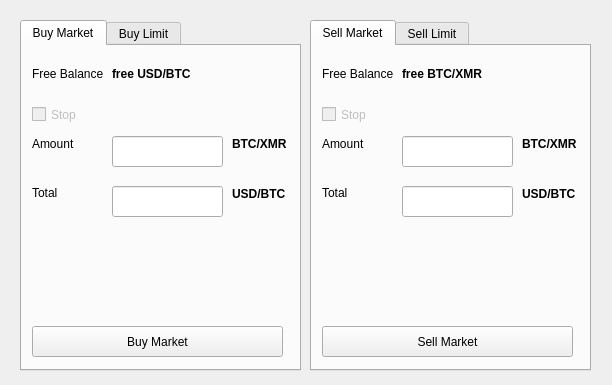
<?xml version="1.0" encoding="UTF-8"?>
<ui version="4.0">
 <class>Dialog</class>
 <widget class="QDialog" name="Dialog">
  <property name="geometry">
   <rect>
    <x>0</x>
    <y>0</y>
    <width>612</width>
    <height>385</height>
   </rect>
  </property>
  <property name="windowTitle">
   <string>Trade &lt;COIN&gt;</string>
  </property>
  <widget class="QTabWidget" name="tabBuy">
   <property name="geometry">
    <rect>
     <x>20</x>
     <y>20</y>
     <width>281</width>
     <height>351</height>
    </rect>
   </property>
   <property name="currentIndex">
    <number>0</number>
   </property>
   <widget class="QWidget" name="tabBuyMarket">
    <attribute name="title">
     <string>Buy Market</string>
    </attribute>
    <widget class="QLabel" name="label_29">
     <property name="geometry">
      <rect>
       <x>210</x>
       <y>90</y>
       <width>61</width>
       <height>16</height>
      </rect>
     </property>
     <property name="font">
      <font>
       <weight>75</weight>
       <bold>true</bold>
      </font>
     </property>
     <property name="text">
      <string>BTC/XMR</string>
     </property>
    </widget>
    <widget class="QLineEdit" name="editTotal_3">
     <property name="geometry">
      <rect>
       <x>90</x>
       <y>140</y>
       <width>111</width>
       <height>31</height>
      </rect>
     </property>
    </widget>
    <widget class="QLineEdit" name="editAmount_4">
     <property name="geometry">
      <rect>
       <x>90</x>
       <y>90</y>
       <width>111</width>
       <height>31</height>
      </rect>
     </property>
    </widget>
    <widget class="QLabel" name="label_30">
     <property name="geometry">
      <rect>
       <x>210</x>
       <y>140</y>
       <width>61</width>
       <height>16</height>
      </rect>
     </property>
     <property name="font">
      <font>
       <weight>75</weight>
       <bold>true</bold>
      </font>
     </property>
     <property name="text">
      <string>USD/BTC</string>
     </property>
    </widget>
    <widget class="QCheckBox" name="checkBox_5">
     <property name="enabled">
      <bool>false</bool>
     </property>
     <property name="geometry">
      <rect>
       <x>10</x>
       <y>60</y>
       <width>70</width>
       <height>17</height>
      </rect>
     </property>
     <property name="text">
      <string>Stop</string>
     </property>
    </widget>
    <widget class="QLabel" name="labelFreebalance_4">
     <property name="geometry">
      <rect>
       <x>90</x>
       <y>20</y>
       <width>181</width>
       <height>16</height>
      </rect>
     </property>
     <property name="font">
      <font>
       <weight>75</weight>
       <bold>true</bold>
      </font>
     </property>
     <property name="text">
      <string>free USD/BTC</string>
     </property>
    </widget>
    <widget class="QLabel" name="label_33">
     <property name="geometry">
      <rect>
       <x>10</x>
       <y>20</y>
       <width>71</width>
       <height>16</height>
      </rect>
     </property>
     <property name="text">
      <string>Free Balance</string>
     </property>
    </widget>
    <widget class="QToolButton" name="toolButton_4">
     <property name="geometry">
      <rect>
       <x>10</x>
       <y>280</y>
       <width>251</width>
       <height>31</height>
      </rect>
     </property>
     <property name="text">
      <string>Buy Market</string>
     </property>
    </widget>
    <widget class="QLabel" name="label_34">
     <property name="geometry">
      <rect>
       <x>10</x>
       <y>140</y>
       <width>46</width>
       <height>13</height>
      </rect>
     </property>
     <property name="text">
      <string>Total</string>
     </property>
    </widget>
    <widget class="QLabel" name="label_35">
     <property name="geometry">
      <rect>
       <x>10</x>
       <y>90</y>
       <width>71</width>
       <height>16</height>
      </rect>
     </property>
     <property name="text">
      <string>Amount</string>
     </property>
    </widget>
   </widget>
   <widget class="QWidget" name="tabBuyLimit">
    <attribute name="title">
     <string>Buy Limit</string>
    </attribute>
    <widget class="QLabel" name="label">
     <property name="geometry">
      <rect>
       <x>10</x>
       <y>20</y>
       <width>71</width>
       <height>16</height>
      </rect>
     </property>
     <property name="text">
      <string>Free Balance</string>
     </property>
    </widget>
    <widget class="QLabel" name="labelFreebalance">
     <property name="geometry">
      <rect>
       <x>90</x>
       <y>20</y>
       <width>181</width>
       <height>16</height>
      </rect>
     </property>
     <property name="font">
      <font>
       <weight>75</weight>
       <bold>true</bold>
      </font>
     </property>
     <property name="text">
      <string>free USD/BTC</string>
     </property>
    </widget>
    <widget class="QLabel" name="label_2">
     <property name="geometry">
      <rect>
       <x>10</x>
       <y>90</y>
       <width>71</width>
       <height>16</height>
      </rect>
     </property>
     <property name="text">
      <string>Amount</string>
     </property>
    </widget>
    <widget class="QLineEdit" name="editAmount">
     <property name="geometry">
      <rect>
       <x>90</x>
       <y>90</y>
       <width>111</width>
       <height>31</height>
      </rect>
     </property>
    </widget>
    <widget class="QLabel" name="label_3">
     <property name="geometry">
      <rect>
       <x>210</x>
       <y>90</y>
       <width>61</width>
       <height>16</height>
      </rect>
     </property>
     <property name="font">
      <font>
       <weight>75</weight>
       <bold>true</bold>
      </font>
     </property>
     <property name="text">
      <string>BTC/XMR</string>
     </property>
    </widget>
    <widget class="QLabel" name="label_4">
     <property name="geometry">
      <rect>
       <x>10</x>
       <y>140</y>
       <width>71</width>
       <height>16</height>
      </rect>
     </property>
     <property name="text">
      <string>Price</string>
     </property>
    </widget>
    <widget class="QLineEdit" name="editPrice">
     <property name="geometry">
      <rect>
       <x>90</x>
       <y>140</y>
       <width>111</width>
       <height>31</height>
      </rect>
     </property>
    </widget>
    <widget class="QLabel" name="label_5">
     <property name="geometry">
      <rect>
       <x>210</x>
       <y>140</y>
       <width>61</width>
       <height>16</height>
      </rect>
     </property>
     <property name="font">
      <font>
       <weight>75</weight>
       <bold>true</bold>
      </font>
     </property>
     <property name="text">
      <string>USD/BTC</string>
     </property>
    </widget>
    <widget class="QLabel" name="label_6">
     <property name="geometry">
      <rect>
       <x>10</x>
       <y>190</y>
       <width>46</width>
       <height>13</height>
      </rect>
     </property>
     <property name="text">
      <string>Total</string>
     </property>
    </widget>
    <widget class="QLineEdit" name="editTotal">
     <property name="geometry">
      <rect>
       <x>90</x>
       <y>190</y>
       <width>111</width>
       <height>31</height>
      </rect>
     </property>
    </widget>
    <widget class="QLabel" name="label_7">
     <property name="geometry">
      <rect>
       <x>210</x>
       <y>190</y>
       <width>61</width>
       <height>16</height>
      </rect>
     </property>
     <property name="font">
      <font>
       <weight>75</weight>
       <bold>true</bold>
      </font>
     </property>
     <property name="text">
      <string>USD/BTC</string>
     </property>
    </widget>
    <widget class="QCheckBox" name="checkBox">
     <property name="enabled">
      <bool>false</bool>
     </property>
     <property name="geometry">
      <rect>
       <x>10</x>
       <y>60</y>
       <width>70</width>
       <height>17</height>
      </rect>
     </property>
     <property name="text">
      <string>Stop</string>
     </property>
    </widget>
    <widget class="QToolButton" name="toolButton">
     <property name="geometry">
      <rect>
       <x>10</x>
       <y>280</y>
       <width>251</width>
       <height>31</height>
      </rect>
     </property>
     <property name="text">
      <string>Buy Limit</string>
     </property>
    </widget>
    <zorder>label</zorder>
    <zorder>labelFreebalance</zorder>
    <zorder>label_2</zorder>
    <zorder>editAmount</zorder>
    <zorder>label_3</zorder>
    <zorder>label_4</zorder>
    <zorder>editPrice</zorder>
    <zorder>label_5</zorder>
    <zorder>label_6</zorder>
    <zorder>editTotal</zorder>
    <zorder>label_7</zorder>
    <zorder>checkBox</zorder>
    <zorder>toolButton</zorder>
    <zorder>tabWidget</zorder>
   </widget>
  </widget>
  <widget class="QTabWidget" name="tabWidget">
   <property name="geometry">
    <rect>
     <x>310</x>
     <y>20</y>
     <width>281</width>
     <height>351</height>
    </rect>
   </property>
   <property name="currentIndex">
    <number>0</number>
   </property>
   <widget class="QWidget" name="tab">
    <attribute name="title">
     <string>Sell Market</string>
    </attribute>
    <widget class="QLabel" name="label_41">
     <property name="geometry">
      <rect>
       <x>210</x>
       <y>90</y>
       <width>61</width>
       <height>16</height>
      </rect>
     </property>
     <property name="font">
      <font>
       <weight>75</weight>
       <bold>true</bold>
      </font>
     </property>
     <property name="text">
      <string>BTC/XMR</string>
     </property>
    </widget>
    <widget class="QToolButton" name="toolButton_6">
     <property name="geometry">
      <rect>
       <x>10</x>
       <y>280</y>
       <width>251</width>
       <height>31</height>
      </rect>
     </property>
     <property name="text">
      <string>Sell Market</string>
     </property>
    </widget>
    <widget class="QLabel" name="labelFreebalance2_3">
     <property name="geometry">
      <rect>
       <x>90</x>
       <y>20</y>
       <width>181</width>
       <height>16</height>
      </rect>
     </property>
     <property name="font">
      <font>
       <weight>75</weight>
       <bold>true</bold>
      </font>
     </property>
     <property name="text">
      <string>free BTC/XMR</string>
     </property>
    </widget>
    <widget class="QLineEdit" name="editTotal2_3">
     <property name="geometry">
      <rect>
       <x>90</x>
       <y>140</y>
       <width>111</width>
       <height>31</height>
      </rect>
     </property>
    </widget>
    <widget class="QLabel" name="label_42">
     <property name="geometry">
      <rect>
       <x>10</x>
       <y>20</y>
       <width>71</width>
       <height>16</height>
      </rect>
     </property>
     <property name="text">
      <string>Free Balance</string>
     </property>
    </widget>
    <widget class="QLabel" name="label_43">
     <property name="geometry">
      <rect>
       <x>10</x>
       <y>140</y>
       <width>46</width>
       <height>13</height>
      </rect>
     </property>
     <property name="text">
      <string>Total</string>
     </property>
    </widget>
    <widget class="QLineEdit" name="editAmount2_3">
     <property name="geometry">
      <rect>
       <x>90</x>
       <y>90</y>
       <width>111</width>
       <height>31</height>
      </rect>
     </property>
    </widget>
    <widget class="QLabel" name="label_44">
     <property name="geometry">
      <rect>
       <x>10</x>
       <y>90</y>
       <width>71</width>
       <height>16</height>
      </rect>
     </property>
     <property name="text">
      <string>Amount</string>
     </property>
    </widget>
    <widget class="QLabel" name="label_47">
     <property name="geometry">
      <rect>
       <x>210</x>
       <y>140</y>
       <width>61</width>
       <height>16</height>
      </rect>
     </property>
     <property name="font">
      <font>
       <weight>75</weight>
       <bold>true</bold>
      </font>
     </property>
     <property name="text">
      <string>USD/BTC</string>
     </property>
    </widget>
    <widget class="QCheckBox" name="checkBox_7">
     <property name="enabled">
      <bool>false</bool>
     </property>
     <property name="geometry">
      <rect>
       <x>10</x>
       <y>60</y>
       <width>70</width>
       <height>17</height>
      </rect>
     </property>
     <property name="text">
      <string>Stop</string>
     </property>
    </widget>
   </widget>
   <widget class="QWidget" name="tab_2">
    <attribute name="title">
     <string>Sell Limit</string>
    </attribute>
    <widget class="QLabel" name="label_22">
     <property name="geometry">
      <rect>
       <x>210</x>
       <y>90</y>
       <width>61</width>
       <height>16</height>
      </rect>
     </property>
     <property name="font">
      <font>
       <weight>75</weight>
       <bold>true</bold>
      </font>
     </property>
     <property name="text">
      <string>BTC/XMR</string>
     </property>
    </widget>
    <widget class="QLineEdit" name="editTotal2">
     <property name="geometry">
      <rect>
       <x>90</x>
       <y>190</y>
       <width>111</width>
       <height>31</height>
      </rect>
     </property>
    </widget>
    <widget class="QLineEdit" name="editAmount2">
     <property name="geometry">
      <rect>
       <x>90</x>
       <y>90</y>
       <width>111</width>
       <height>31</height>
      </rect>
     </property>
    </widget>
    <widget class="QLabel" name="label_23">
     <property name="geometry">
      <rect>
       <x>210</x>
       <y>190</y>
       <width>61</width>
       <height>16</height>
      </rect>
     </property>
     <property name="font">
      <font>
       <weight>75</weight>
       <bold>true</bold>
      </font>
     </property>
     <property name="text">
      <string>USD/BTC</string>
     </property>
    </widget>
    <widget class="QCheckBox" name="checkBox_4">
     <property name="enabled">
      <bool>false</bool>
     </property>
     <property name="geometry">
      <rect>
       <x>10</x>
       <y>60</y>
       <width>70</width>
       <height>17</height>
      </rect>
     </property>
     <property name="text">
      <string>Stop</string>
     </property>
    </widget>
    <widget class="QLabel" name="label_24">
     <property name="geometry">
      <rect>
       <x>210</x>
       <y>140</y>
       <width>61</width>
       <height>16</height>
      </rect>
     </property>
     <property name="font">
      <font>
       <weight>75</weight>
       <bold>true</bold>
      </font>
     </property>
     <property name="text">
      <string>USD/BTC</string>
     </property>
    </widget>
    <widget class="QLineEdit" name="editPrice2">
     <property name="geometry">
      <rect>
       <x>90</x>
       <y>140</y>
       <width>111</width>
       <height>31</height>
      </rect>
     </property>
    </widget>
    <widget class="QLabel" name="label_25">
     <property name="geometry">
      <rect>
       <x>10</x>
       <y>140</y>
       <width>71</width>
       <height>16</height>
      </rect>
     </property>
     <property name="text">
      <string>Price</string>
     </property>
    </widget>
    <widget class="QLabel" name="labelFreebalance2">
     <property name="geometry">
      <rect>
       <x>90</x>
       <y>20</y>
       <width>181</width>
       <height>16</height>
      </rect>
     </property>
     <property name="font">
      <font>
       <weight>75</weight>
       <bold>true</bold>
      </font>
     </property>
     <property name="text">
      <string>free BTC/XMR</string>
     </property>
    </widget>
    <widget class="QLabel" name="label_26">
     <property name="geometry">
      <rect>
       <x>10</x>
       <y>20</y>
       <width>71</width>
       <height>16</height>
      </rect>
     </property>
     <property name="text">
      <string>Free Balance</string>
     </property>
    </widget>
    <widget class="QToolButton" name="toolButton_3">
     <property name="geometry">
      <rect>
       <x>10</x>
       <y>280</y>
       <width>251</width>
       <height>31</height>
      </rect>
     </property>
     <property name="text">
      <string>Sell Limit</string>
     </property>
    </widget>
    <widget class="QLabel" name="label_27">
     <property name="geometry">
      <rect>
       <x>10</x>
       <y>190</y>
       <width>46</width>
       <height>13</height>
      </rect>
     </property>
     <property name="text">
      <string>Total</string>
     </property>
    </widget>
    <widget class="QLabel" name="label_28">
     <property name="geometry">
      <rect>
       <x>10</x>
       <y>90</y>
       <width>71</width>
       <height>16</height>
      </rect>
     </property>
     <property name="text">
      <string>Amount</string>
     </property>
    </widget>
   </widget>
  </widget>
 </widget>
 <resources/>
 <connections/>
</ui>
